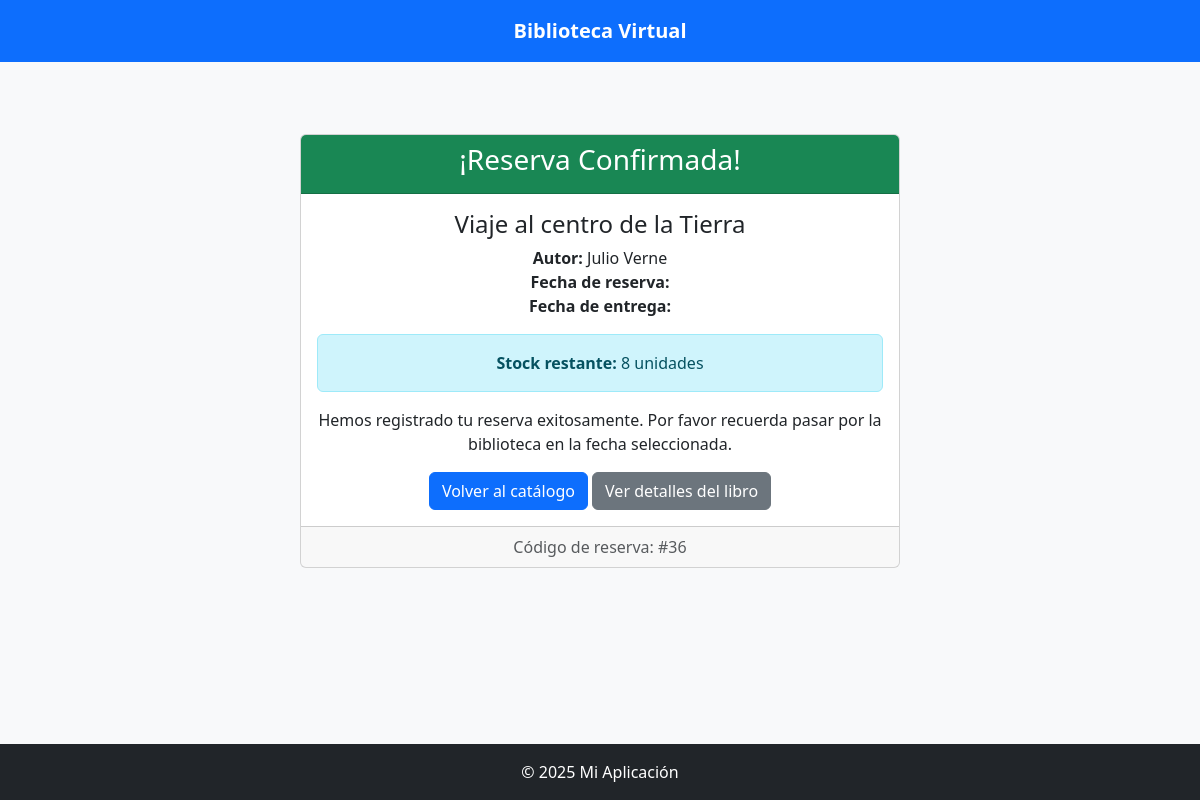
The app's page /accounts/reserva-exitosa/36/ (signed in) with its own data.
### accounts/models.py (models this page shows, shortened)
class Libro(models.Model):
    titulo = models.CharField(max_length=200)
    autor = models.CharField(max_length=100)
    categoria = models.CharField(max_length=100)
    descripcion = models.TextField(blank=True, null=True)
    isbn = models.CharField(max_length=13)
    stock = models.PositiveIntegerField()
    imagen = models.ImageField(upload_to='libros/', blank=True, null=True)

class Reserva(models.Model):
    usuario = models.ForeignKey('User', on_delete=models.CASCADE)
    libro = models.ForeignKey('Libro', on_delete=models.CASCADE)
    fecha_de_reserva = models.DateField()
    fecha_devolucion = models.DateField(blank=True, null=True)

### accounts/views.py (the view)
# urls.py: path('reserva-exitosa/<int:reserva_id>/', reserva_exitosa, name='reserva_exitosa'),
@login_required
def reserva_exitosa(request, reserva_id):
    reserva = get_object_or_404(Reserva, id=reserva_id, usuario=request.user)
    return render(request, 'accounts/reserva_exitosa.html', {
        'reserva': reserva,
        'libro': reserva.libro
    })

### accounts/templates/accounts/reserva_exitosa.html
{% extends "accounts/base.html" %}
{% block content %}
<div class="container mt-5">
    <div class="card text-center" style="max-width: 600px; margin: auto;">
        <div class="card-header bg-success text-white">
            <h3>¡Reserva Confirmada!</h3>
        </div>
        <div class="card-body">
            <h4 class="card-title">{{ libro.titulo }}</h4>
            <p class="card-text">
                <strong>Autor:</strong> {{ libro.autor }}<br>
                <strong>Fecha de reserva:</strong> {{ reserva.fecha_deseada|date:"d/m/Y" }}<br>
                <strong>Fecha de entrega:</strong> {{ reserva.fecha_entrega|date:"d/m/Y" }}
            </p>
            <div class="alert alert-info">
                <strong>Stock restante:</strong> {{ libro.stock }} unidades
            </div>
            <p>Hemos registrado tu reserva exitosamente. Por favor recuerda pasar por la biblioteca en la fecha seleccionada.</p>
            <div class="d-grid gap-2 d-md-block">
                <a href="{% url 'catalogo' %}" class="btn btn-primary">Volver al catálogo</a>
                <a href="{% url 'detalle_libro' libro.id %}" class="btn btn-secondary">Ver detalles del libro</a>
            </div>
        </div>
        <div class="card-footer text-muted">
            Código de reserva: #{{ reserva.id }}
        </div>
    </div>
</div>
{% endblock %}

### records on screen
Libro: titulo "Viaje al centro de la Tierra", autor "Julio Verne", stock "8"
Reserva: id "36"
